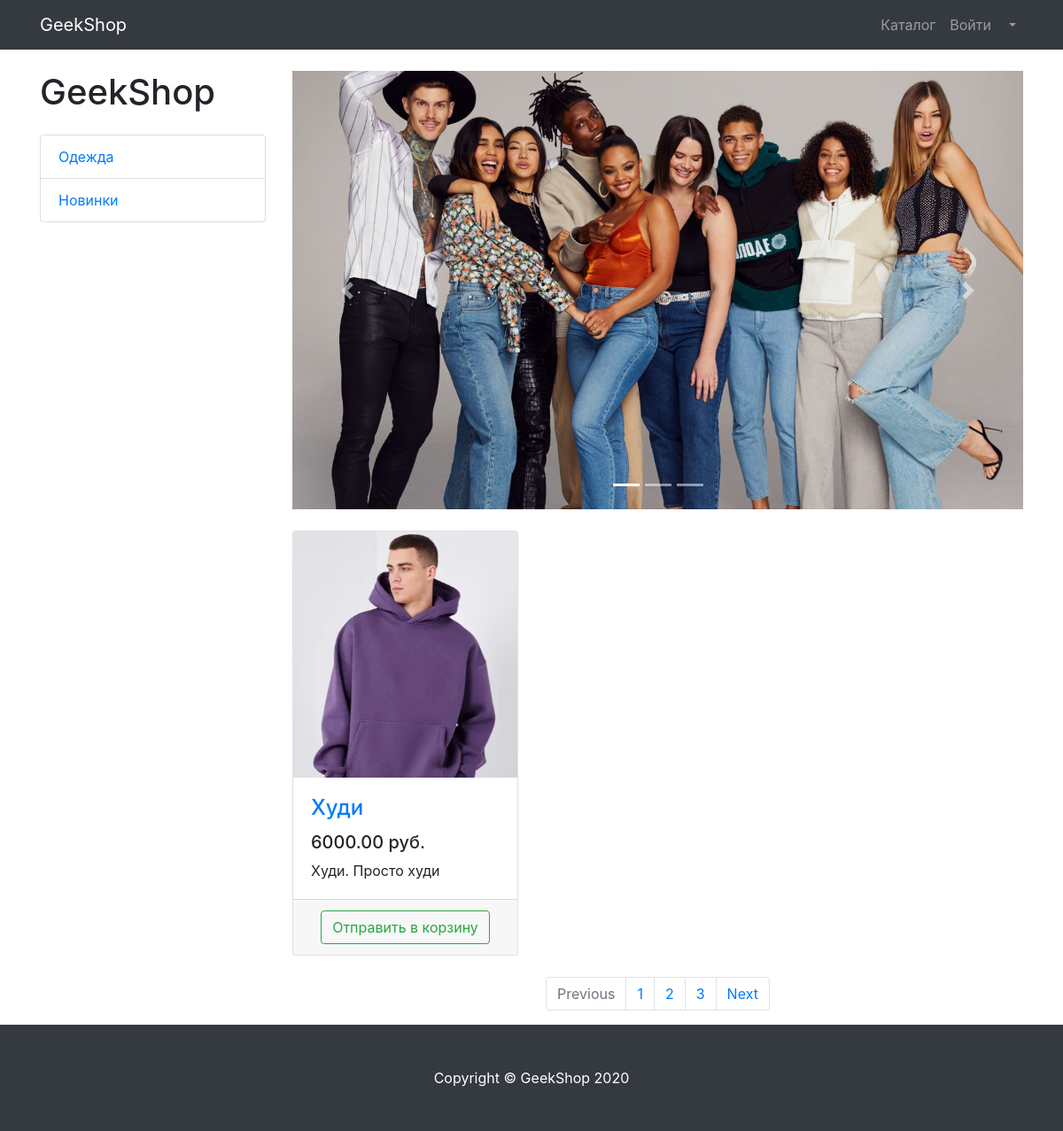
Before: /products/ with the older database file.
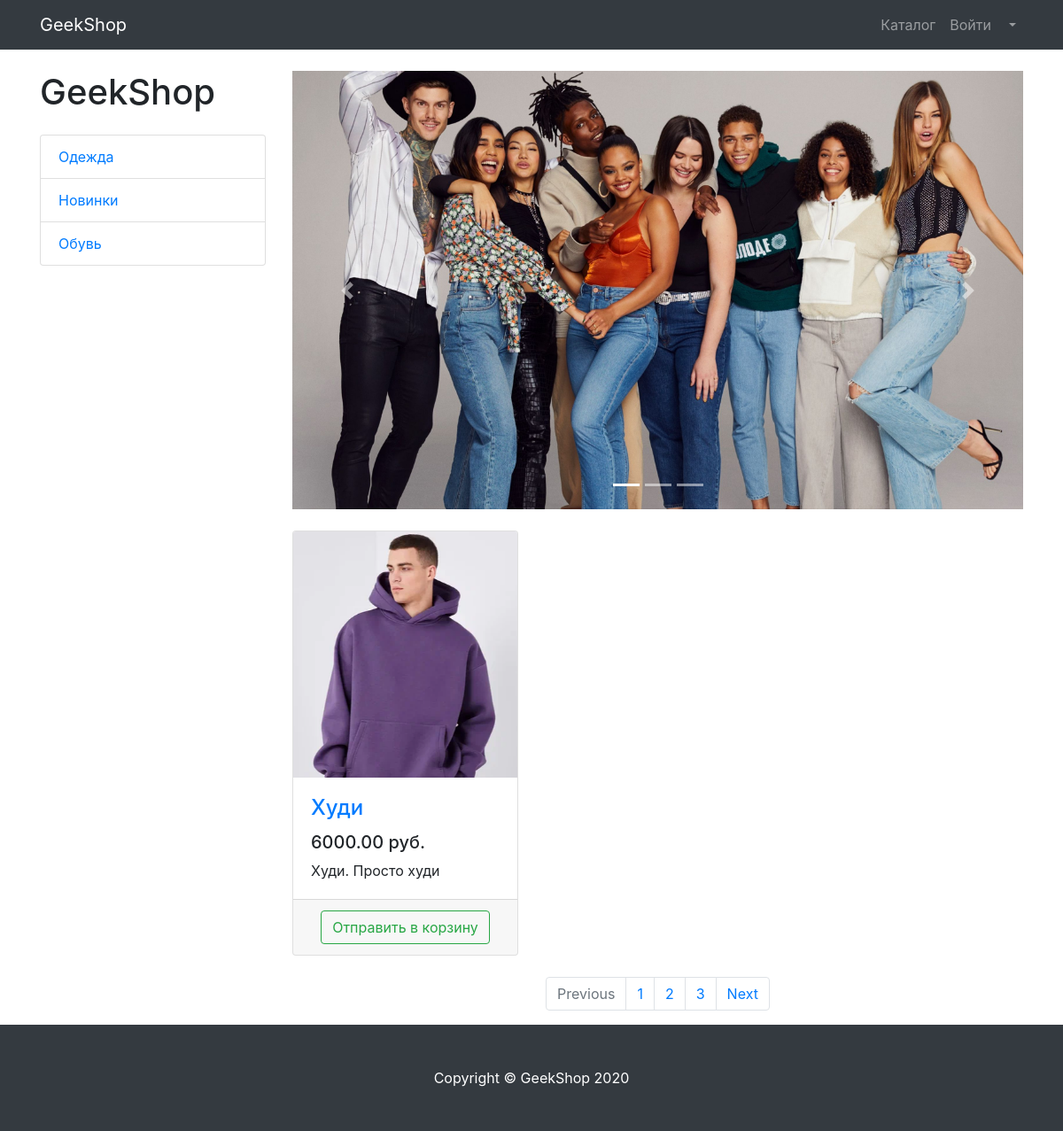
After: the same page with the newer database file.
### products/models.py (models this page shows, shortened)
class ProductCategory(models.Model):
    name = models.CharField(max_length=64,unique=True) #CharField, TextField это тип данных, в скобках - доп условия типо unique, blank (если true то поле может быть пустым)
    description = models.TextField(blank=True)
    class Meta:
        verbose_name_plural = 'ProductCategories'

class Products(models.Model):
    name = models.CharField(max_length=256)
    image = models.ImageField(upload_to='products_images',blank=True) #upload_to - папка куда будут выгружаться фотографии
    description = models.TextField(blank=True)
    short_description = models.CharField(max_length=64, blank=True)
    price = models.DecimalField(max_digits=8,decimal_places=2,default=0) #Тип данных для денег, 2 знака после запятой, максимум цифр в целой части 8, по умолчанию поле равно 0
    quantity = models.PositiveIntegerField(default=0) #Положительное целое число
    category = models.ForeignKey(ProductCategory, on_delete=models.CASCADE) #Внешний ключ ссылающийся на таблицу ProductCategory, при удалении Категории товары также удалятся
    class Meta:
        verbose_name_plural = "Products"

### products/views.py (the view)
# urls.py: path('',products, name = 'index')
def products(request):
    context = {
        'title': 'Каталог',
        'categories': ProductCategory.objects.all(),
        'products': Products.objects.all(),
    }
    return render(request,"products/products.html", context)

### products/templates/products/products.html (shortened to what this page needs)
{% extends 'products/base.html' %}
{% load static %}
{% block css %} <link href="{% static 'vendor/css/products.css' %}" rel="stylesheet"> {% endblock %}
{% block content %}
    <div class="container">
    <div class="row">
        <div class="col-lg-3">
            <h1 class="my-4">GeekShop</h1>
            <div class="list-group">
                {% for category in categories %}
                     <a href="#" class="list-group-item">{{ category.name }}</a>
                {% endfor %}
            </div>
        </div>
        <div class="col-lg-9">
            <div id="carouselExampleIndicators" class="carousel slide my-4" data-ride="carousel">
                <ol class="carousel-indicators">
                    <li data-target="#carouselExampleIndicators" data-slide-to="0" class="active"></li>
                    <li data-target="#carouselExampleIndicators" data-slide-to="1"></li>
                    <li data-target="#carouselExampleIndicators" data-slide-to="2"></li>
                </ol>
                <div class="carousel-inner" role="listbox">
                    <div class="carousel-item active">
                        <img class="d-block img-fluid" src="{% static 'vendor/img/slides/slide-1.jpg' %}" alt="First slide">
                    </div>
                </div>
                <a class="carousel-control-prev" href="#carouselExampleIndicators" role="button" data-slide="prev">
                    <span class="carousel-control-prev-icon" aria-hidden="true"></span>
                </a>
                <a class="carousel-control-next" href="#carouselExampleIndicators" role="button" data-slide="next">
                    <span class="carousel-control-next-icon" aria-hidden="true"></span>
                </a>
            </div>
            <div class="row">
                {% for product in products %}
                    <div class="col-lg-4 col-md-6 mb-4">
                    <div class="card h-100">
                        <a href="#">
                            <img class="card-img-top"
                                 src= '/media/{{ product.image }}'
                                 alt="">
                        </a>
                        <div class="card-body">
                            <h4 class="card-title">
                                <a href="#">{{ product.name }}</a>
                            </h4>
                            <h5>{{ product.price }} руб.</h5>
                            <p class="card-text">{{ product.short_description }}</p>
                        </div>
                        <div class="card-footer text-center">
                            <button type="button" class="btn btn-outline-success">Отправить в корзину</button>
                        </div>
                    </div>
                </div>
                {% endfor %}
            </div>
            <nav aria-label="Page navigation example">
                <ul class="pagination justify-content-center">
                    <li class="page-item disabled">
                        <a class="page-link" href="#" tabindex="-1" aria-disabled="true">Previous</a>
                    </li>
                    <li class="page-item"><a class="page-link" href="#">1</a></li>
                    <li class="page-item"><a class="page-link" href="#">2</a></li>
                    <li class="page-item"><a class="page-link" href="#">3</a></li>
                    <li class="page-item">
                        <a class="page-link" href="#">Next</a>
                    </li>
                </ul>
            </nav>
        </div>
    </div>
</div>
 {% endblock %}
{% block footer %}
    <footer class="py-5 bg-dark">
    <div class="container">
        <p class="m-0 text-center text-white">Copyright &copy; GeekShop 2020</p>
    </div>
</footer>
{% endblock %}

Changed rows visible on the page:
added ProductCategory: name "Обувь"
